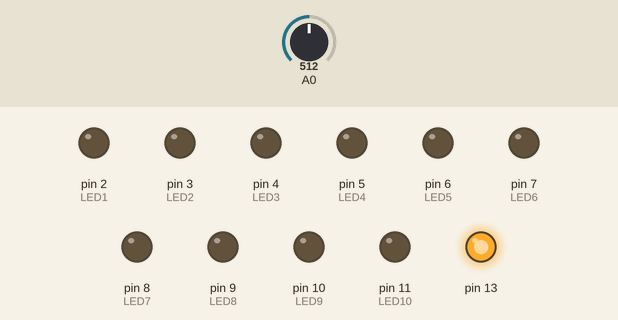
Bench run of a sketch on a simulated Arduino Uno, built with avr-gcc and run on an emulated ATmega328P. Parts: output pins drawn as LEDs (lit = HIGH). Inputs (shaded band) come from the test bench; at power-on: A0 = 512.

Above: at 1.2 s.
1.3 s: A0 set to 936
2.8 s: A0 set to 960
At 4.0 s:
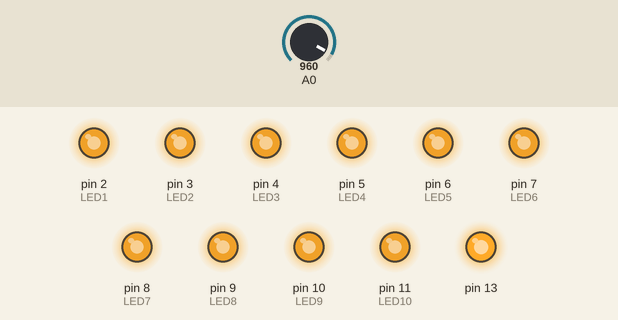
4.3 s: A0 set to 900
At 4.9 s:
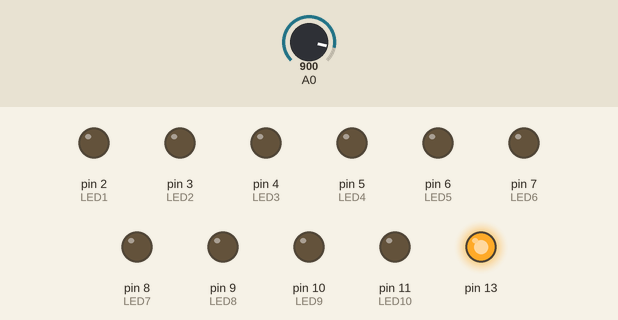
Timing chart, 0 to 7.3 s (numbered marks = the images above; inputs shaded):
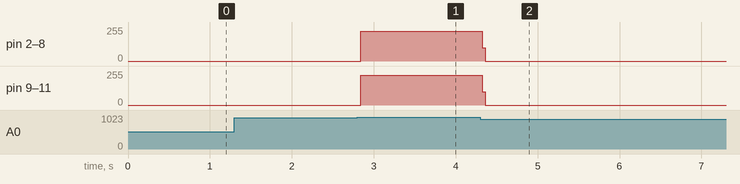

Measured:
- the behaviour switches between 949 and 950 on A0 (found by bisection; images 0 and 1)
- after the input at 1.3 s, every drawn part: stays the same
- after the input at 2.8 s, pin 2 (LED1), pin 3 (LED2), pin 4 (LED3), pin 5 (LED4), pin 6 (LED5), pin 7 (LED6), pin 8 (LED7), pin 9 (LED8), pin 10 (LED9), pin 11 (LED10): 0/255 → 222/255 at once
- after the input at 4.3 s, pin 2 (LED1), pin 3 (LED2), pin 4 (LED3), pin 5 (LED4), pin 6 (LED5), pin 7 (LED6), pin 8 (LED7), pin 9 (LED8), pin 10 (LED9), pin 11 (LED10): 222/255 → 0/255 at once

The sketch:

Projet_Coeur_Release.ino
```cpp
#include "coeur.c"
#include "param.h"

int LED1, LED2, LED3, LED4, LED5, LED6, LED7, LED8, LED9, LED10, compteur; //Initialisation des LEDs et du compteur sous des identificateurs compréhensibles

void setup() {

pinMode(13, OUTPUT);
digitalWrite(13,HIGH);

LED1 = 2;                                                             //Début d'initialisation
LED2 = 3;
LED3 = 4;
LED4 = 5;
LED5 = 6;
LED6 = 7;
LED7 = 8;
LED8 = 9;
LED9 = 10;
LED10 = 11;                                                           //Fin initialisation des LEDs


for(compteur=LED1;compteur<=LED10;compteur++){                        //Initialisation des LEDs en tant que sortie
      pinMode(compteur,OUTPUT);
}

compteur = 1;                                                         //Initialisation du compteur servant pour les boucles

}

void loop() {
  lancement();
}                                                 //Fin loop()
```

coeur.c
```cpp
#include "param.h"
#include "coeur.h"
#include <arduino.h>

void lancement(){
if (analogRead(0) >= SENSIBILITE) {                         /* SENSIBILITE CONSEILLEE >950 afin de supprimer les interférences de la carte
                                                               et obtenir une meilleure temporisation (elle démarre à 480 lors du lancement)*/

    switch (MODE) {                                         //Selection du mode d'affichage défini dans param.h

      case 1 :                                              /*Cas allumage en flash de toutes les LEDs, configurer une SENSIBILITE à une valeur supérieure à 950
                                                              pour pouvoir afficher les battements d'un coeur plus rapide*/
        FullOn();                                           //Allumage complet
        delay(1);                                           //Delay afin de pouvoir laisser les LEDs s'allumer
        FullOff();                                          //Extinction complète
        break;                                              //-----------------------------------------------------------------------------------------------------------

      case 2 :                                              //Cas d'allumage des LEDs en mode chenille
        if (analogRead(0) >= SENSIBILITE + 25) {
          chenille(&compteur);
          delay(1000);
          compteur++;
        }
        break;                                              //-----------------------------------------------------------------------------------------------------------

      case 3 :                                              //Cas d'allumage des LEDs en mode chenille, allumage d'une LED sur deux
        if (analogRead(0) >= SENSIBILITE + 25) {
          chenille1sur2(&compteur);
          delay(1000);                                      //Attente afin de faire redescendre la valeur du PIN d'entrée
          compteur++;                                       //Incrémentation du compteur servant à passer à l'étape d'après pour le prochain appel de la fonction
        }
        break;                                              //-----------------------------------------------------------------------------------------------------------

      case 4 :                                              //Cas d'affichage en LEDmètre (affichage en mode pile informatique)
        if (analogRead(0) >= SENSIBILITE + 25) {
          LEDmetre(&compteur);
          delay(1000);                                      //Attente afin de faire redescendre la valeur du PIN d'entrée
          compteur++;                                       //Incrémentation du compteur servant à passer à l'étape d'après pour le prochain appel de la fonction
        }
        break;                                              //-----------------------------------------------------------------------------------------------------------

      case 5 :                                              //Cas d'allumage d'une seule LED, au choix

        choixLED();
        break;                                              //-----------------------------------------------------------------------------------------------------------

      case 6 :                                              //Cas d'allumage d'une LED en sautant un nombre déterminé d'autres LEDs

        On1SurNb();                                         //Allumage de 1 LED sur un nombre déterminé
        delay(1);                                           //Attente afin de laisser les LEDs s'allumer
        Off1SurNb();                                        //Extinction de 1 LED sur un nombre déterminé
        break;

      default :
        break;
    }                                                                 //Fin du switch

  }                                                                   //Fin du if de vérification d'un poul
}

void FullOn(){                                                        //Fonction allumant toutes les LEDs
  int j;
    for(j=LED1;j<=LED10;j++){
      digitalWrite(j,HIGH);
    }
}

void FullOff(){                                                       //Fonction éteignant toutes les LEDs
  int j;
    for(j=LED1;j<=LED10;j++){
      digitalWrite(j,LOW);
    }
}

void On1SurNb(){                                                      //Fonction allumant 1 LED sur UNSURNB (définie dans param.h)
  int j;
  for(j=LED1;j<=LED10;j+=UNSURNB){
      digitalWrite(j,HIGH);
    }
}

void Off1SurNb(){                                                     //Fonction éteignant 1 LED sur UNSURNB (définie dans param.h)
  int j;
    for(j=LED1;j<=LED10;j+=UNSURNB){
      digitalWrite(j,LOW);
    }
}

void chenille(int *compteur){                                         //Fonction faisant une chenille d'allumage de LEDs

switch(*compteur){

  case 1 :
    digitalWrite(LED1, HIGH);                                         //Allumage LED1
    break;

  case 2 :
    digitalWrite(LED2, HIGH);                                         //Allumage LED2
    break;

  case 3 :
    digitalWrite(LED3, HIGH);                                         //Allumage LED3
    break;

   case 4 :
    digitalWrite(LED4, HIGH);                                         //Allumage LED4
    break;

   case 5 :
    digitalWrite(LED5, HIGH);                                         //Allumage LED5
    break;

   case 6 :
    digitalWrite(LED6, HIGH);                                         //Allumage LED6
    break;

   case 7 :
    digitalWrite(LED7, HIGH);                                         //Allumage LED7
    break;

   case 8 :
    digitalWrite(LED8, HIGH);                                         //Allumage LED8
    break;

   case 9 :
    digitalWrite(LED9, HIGH);                                         //Allumage LED9
    break;

   case 10 :
    digitalWrite(LED10, HIGH);                                        //Allumage LED10
    break;

   case 11 :
    digitalWrite(LED1, LOW);                                          //Extinction LED1
    break;

   case 12 :
    digitalWrite(LED2, LOW);                                          //Extinction LED2
    break;

   case 13 :
    digitalWrite(LED3, LOW);                                          //Extinction LED3
    break;

   case 14 :
    digitalWrite(LED4, LOW);                                          //Extinction LED4
    break;

   case 15 :
    digitalWrite(LED5, LOW);                                          //Extinction LED5
    break;

   case 16 :
    digitalWrite(LED6, LOW);                                          //Extinction LED6
    break;

   case 17 :
    digitalWrite(LED7, LOW);                                          //Extinction LED7
    break;

   case 18 :
    digitalWrite(LED8, LOW);                                          //Extinction LED8
    break;

   case 19 :
    digitalWrite(LED9, LOW);                                          //Extinction LED9
    break;

   case 20 :
    digitalWrite(LED10, LOW);                                         //Extinction LED10
    *compteur = 0;
    break;

   default :
    break;
  }
}                                                                       //Fin de la fonction chenille

void chenille1sur2(int *compteur){                                      //Fonction faisant une chenille de LEDs en allumant 1 LED/2

switch(*compteur){

  case 1 :                                                              //Début de l'allumage des LEDs
    digitalWrite(LED1, HIGH);                                         //Allumage LED1
    break;

  case 2 :
    digitalWrite(LED3, HIGH);                                         //Allumage LED3
    break;

  case 3 :
    digitalWrite(LED5, HIGH);                                         //Allumage LED5
    break;

   case 4 :
    digitalWrite(LED7, HIGH);                                         //Allumage LED7
    break;

   case 5 :
    digitalWrite(LED9, HIGH);                                         //Allumage LED9
    break;

   case 6 :
    digitalWrite(LED2, HIGH);                                         //Allumage LED2
    break;

   case 7 :
    digitalWrite(LED4, HIGH);                                         //Allumage LED4
    break;

   case 8 :
    digitalWrite(LED6, HIGH);                                         //Allumage LED6
    break;

   case 9 :
    digitalWrite(LED8, HIGH);                                         //Allumage LED8
    break;

   case 10 :
    digitalWrite(LED10, HIGH);                                        //Alumage LED10
    break;                                                            //Fin d'allumage des LEDs

   case 11 :                                                          //Début de l'extinction des LEDs
    digitalWrite(LED1, LOW);                                          //Extinction LED1
    break;

   case 12 :
    digitalWrite(LED3, LOW);                                          //Extinction LED3
    break;

   case 13 :
    digitalWrite(LED5, LOW);                                          //Extinction LED5
    break;

   case 14 :
    digitalWrite(LED7, LOW);                                          //Extinction LED7
    break;

   case 15 :
    digitalWrite(LED9, LOW);                                          //Extinction LED9
    break;

   case 16 :
    digitalWrite(LED2, LOW);                                          //Extinction LED2
    break;

   case 17 :
    digitalWrite(LED4, LOW);                                          //Extinction LED4
    break;

   case 18 :
    digitalWrite(LED6, LOW);                                          //Extinction LED6
    break;

   case 19 :
    digitalWrite(LED8, LOW);                                          //Extinction LED8
    break;

   case 20 :
    digitalWrite(LED10, LOW);                                          //Extinction LED10
    *compteur = 0;                                                     //Remise à zéro du compteur allumant les LEDs
    break;                                                             //Fin d'extinction des LEDs

   default :
    break;
  }
}                                                                      //Fin fonction chenille de LED 1/2

void LEDmetre(int *compteur){                                          //Fonction allumant les LEDs sur un modèle de pile informatique

switch(*compteur){

  case 1 :                                                             //Début de l'allumage des LEDs
    digitalWrite(LED1, HIGH);                                           //Allumage LED1
    break;

  case 2 :
    digitalWrite(LED2, HIGH);                                           //Allumage LED2
    break;

  case 3 :
    digitalWrite(LED3, HIGH);                                           //Allumage LED3
    break;

   case 4 :
    digitalWrite(LED4, HIGH);                                           //Allumage LED4
    break;

   case 5 :
    digitalWrite(LED5, HIGH);                                           //Allumage LED5
    break;

   case 6 :
    digitalWrite(LED6, HIGH);                                           //Allumage LED6
    break;

   case 7 :
    digitalWrite(LED7, HIGH);                                           //Allumage LED7
    break;

   case 8 :
    digitalWrite(LED8, HIGH);                                           //Allumage LED8
    break;

   case 9 :
    digitalWrite(LED9, HIGH);                                           //Allumage LED9
    break;

   case 10 :
    digitalWrite(LED10, HIGH);                                          //LED10
    break;                                                            //Fin d'allumage des LEDs

   case 11 :                                                          //Début de l'extinction des LEDs
    digitalWrite(LED10, LOW);                                         //Extinction LED10
    break;

   case 12 :
    digitalWrite(LED9, LOW);                                          //Extinction LED9
    break;

   case 13 :
    digitalWrite(LED8, LOW);                                          //Extinction LED8
    break;

   case 14 :
    digitalWrite(LED7, LOW);                                          //Extinction LED7
    break;

   case 15 :
    digitalWrite(LED6, LOW);                                          //Extinction LED6
    break;

   case 16 :
    digitalWrite(LED5, LOW);                                          //Extinction LED5
    break;

   case 17 :
    digitalWrite(LED4, LOW);                                          //Extinction LED4
    break;

   case 18 :
    digitalWrite(LED3, LOW);                                          //Extinction LED3
    break;

   case 19 :
    digitalWrite(LED2, LOW);                                          //Extinction LED2
    break;

   case 20 :
    digitalWrite(LED1, LOW);                                          //Extinction LED1
    *compteur = 0;                                                    //Remise à zéro du compteur allumant les LEDs
    break;                                                            //Fin extinction des LEDs

   case 21:

    break;

    default :
    break;
  }
}                                                                      //Fin fonction LEDmètre

void choixLED(){                                                       //Fonction permettant de choisir une LED à allumer

switch(LED){

  case 1 :                                                             //Allumage LED1
    digitalWrite(LED1, HIGH);
    delay(1);
    digitalWrite(LED1, LOW);                                           //Extinction LED1
    break;

  case 2 :
    digitalWrite(LED2, HIGH);
    delay(1);                                                          //LED2
    digitalWrite(LED2, LOW);
    break;

  case 3 :
    digitalWrite(LED3, HIGH);
    delay(1);                                                          //LED3
    digitalWrite(LED3, LOW);
    break;

   case 4 :
    digitalWrite(LED4, HIGH);
    delay(1);                                                          //LED4
    digitalWrite(LED4, LOW);
    break;

   case 5 :
    digitalWrite(LED5, HIGH);
    delay(1);                                                          //LED5
    digitalWrite(LED5, LOW);
    break;

   case 6 :
    digitalWrite(LED6, HIGH);
    delay(1);                                                          //LED6
    digitalWrite(LED6, LOW);
    break;

   case 7 :
    digitalWrite(LED7, HIGH);
    delay(1);                                                          //LED7
    digitalWrite(LED7, LOW);
    break;

   case 8 :
    digitalWrite(LED8, HIGH);
    delay(1);                                                          //LED8
    digitalWrite(LED8, LOW);
    break;

   case 9 :
    digitalWrite(LED9, HIGH);
    delay(1);                                                          //LED9
    digitalWrite(LED9, LOW);
    break;

   case 10 :
    digitalWrite(LED10, HIGH);
    delay(1);                                                          //LED10
    digitalWrite(LED10, LOW);
    break;

    default :
    FullOn();
    delay(1);                                                          //Clignotement x1 de toutes les LEDs montrant une erreur
    FullOff();
    break;
  }
}                                                                       //Fin fonction choix de la LED
```

coeur.h
```cpp
#ifndef COEUR_H_INCLUDED
#define COEUR_H_INCLUDED

extern int LED1, LED2, LED3, LED4, LED5, LED6, LED7, LED8, LED9, LED10, compteur;

void FullOn();
void FullOff();
void On1SurNb();
void Off1SurNb();
void chenille(int *compteur);
void chenille1sur2(int *compteur);
void LEDmetre(int *compteur);
void choixLED();
void lancement();

#endif //COEUR_H_INCLUDED
```

param.h
```cpp
#ifndef PARAM_H_INCLUDED
#define PARAM_H_INCLUDED

#define MODE 1
#define LED 2
#define UNSURNB 5
#define SENSIBILITE 950

#endif //PARAM_H_INCLUDED
```
